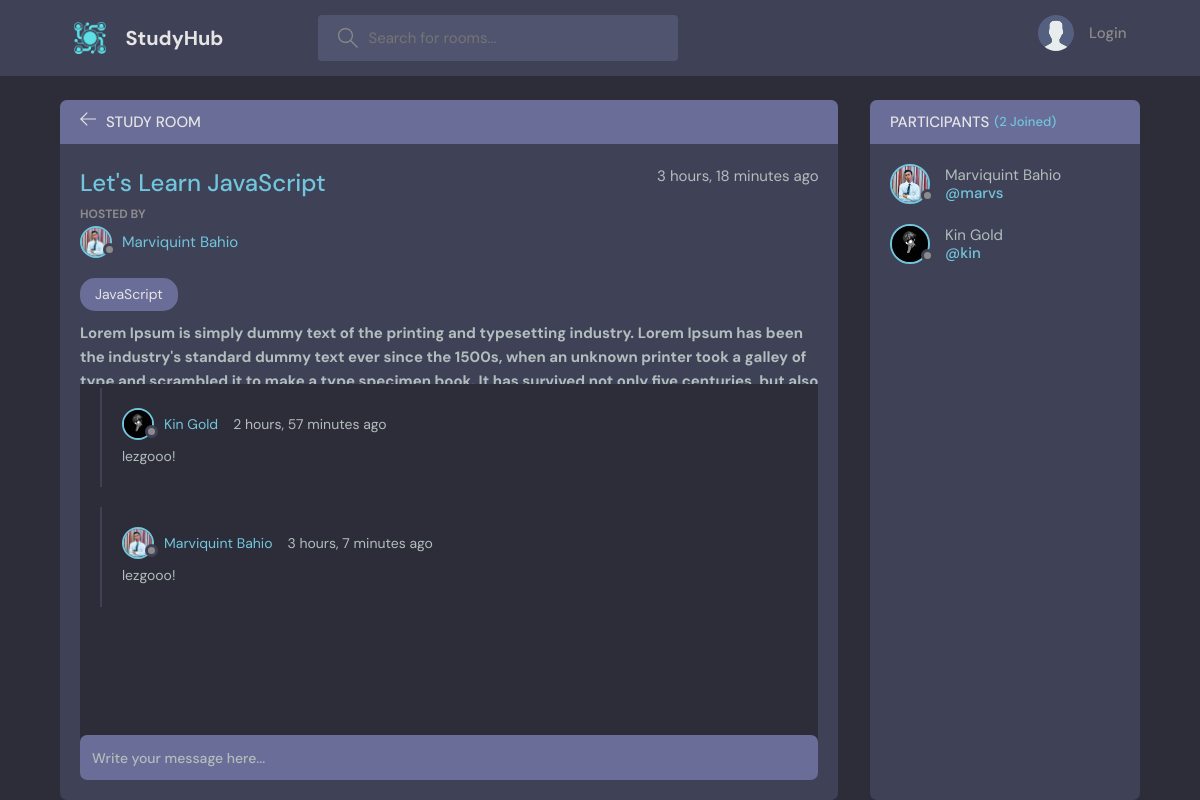
The page /room/1/ on the database its author committed.
### base/models.py (models this page shows, shortened)
class Room(models.Model):
    host=   models.ForeignKey(User, on_delete=models.SET_NULL, null=True)
    topic= models.ForeignKey(Topic, on_delete=models.SET_NULL, null=True)
    name = models.CharField(max_length=200)
    description = models.TextField(null=True, blank=True)
    participants = models.ManyToManyField(User, related_name='participants', blank=True)
    updated = models.DateTimeField(auto_now=True)
    created = models.DateTimeField(auto_now_add=True)
    class Meta:
        ordering = ['-updated', '-created']

class User(AbstractUser):
    name = models.CharField(max_length=200, null=True)
    email = models.EmailField(unique=True, null=True)
    bio = models.TextField(max_length=200, null=True, blank=True)
    avatar= models.ImageField(null=True, default="avatar.svg")
    USERNAME_FIELD = 'email'
    REQUIRED_FIELDS = []

class Topic(models.Model):
    name = models.CharField(max_length=200)
    def __str__(self):
        return self.name

class Message(models.Model):
    user = models.ForeignKey(User, on_delete=models.CASCADE)
    room = models.ForeignKey(Room, on_delete=models.CASCADE)
    body = models.TextField()
    updated = models.DateTimeField(auto_now=True)
    created = models.DateTimeField(auto_now_add=True)
    class Meta:
        ordering = ['-updated', '-created']

### base/views.py (the view, shortened to what this page needs)
# urls.py: path('room/<str:pk>/', views.room, name='room'),
def room(request, pk):
    room = Room.objects.get(id=pk)
    room_messages = room.message_set.all()
    participants = room.participants.all()
    context = {'room': room, 'room_messages': room_messages, 'participants': participants}
    return render(request, 'base/room.html', context)

### base/templates/base/room.html (shortened to what this page needs)
{% extends 'main.html' %}
{% block content %}
<main class="profile-page layout layout--2">
  <div class="container">
    <div class="room">
      <div class="room__top">
        <div class="room__topLeft">
          <a href="{{request.META.HTTP_REFERER}}">
            <svg version="1.1" xmlns="http://www.w3.org/2000/svg" width="32" height="32" viewBox="0 0 32 32">
              <title>arrow-left</title>
              <path
                d="M13.723 2.286l-13.723 13.714 13.719 13.714 1.616-1.611-10.96-10.96h27.625v-2.286h-27.625l10.965-10.965-1.616-1.607z">
              </path>
            </svg>
          </a>
          <h3>Study Room</h3>
        </div>
      </div>
      <div class="room__box scroll">
        <div class="room__header scroll">
          <div class="room__info">
            <h3>{{room.name}}</h3>
            <span>{{room.created|timesince}} ago</span>
          </div>
          <div class="room__hosted">
            <p>Hosted By</p>
            <a href="{% url 'user-profile' room.host.id %}" class="room__author">
              <div class="avatar avatar--small">
                <img src="{{room.host.avatar.url}}" />
              </div>
              <span>{{room.host.name}}</span>
            </a>
          </div>
          <span class="room__topics">{{room.topic}}</span>
          <h5 class="room__description">{{room.description}}</h5>
        </div>
        <div class="room__conversation">
          <div class="threads scroll">
            {% for message in room_messages %}
            <div class="thread">
              <div class="thread__top">
                <div class="thread__author">
                  <a href="{% url 'user-profile' message.user.id %}" class="thread__authorInfo">
                    <div class="avatar avatar--small">
                      <img src="{{message.user.avatar.url}}" />
                    </div>
                    <span>{{message.user.name}}</span>
                  </a>
                  <span class="thread__date">{{message.created|timesince}} ago</span>
                </div>
              </div>
              <div class="thread__details">
                {{message.body}}
              </div>
            </div>
            {% endfor %}
          </div>
        </div>
      </div>
      <div class="room__message">
        <form action="" method="POST">
          <input name="body" placeholder="Write your message here..." />
        </form>
      </div>
    </div>
    <div class="participants">
      <h3 class="participants__top">Participants <span>({{participants.count}} Joined)</span></h3>
      <div class="participants__list scroll">
        {% for user in participants %}
        <a href="{%  url 'user-profile' user.id %}" class="participant">
          <div class="avatar avatar--medium">
            <img src="{{user.avatar.url}}" />
          </div>
          <p>
            {{user.name}}
            <span>@{{user.username}}</span>
          </p>
        </a>
        {% endfor %}
      </div>
    </div>
  </div>
</main>
{% endblock content %}

### rows shown on the page
Room: name "Let's Learn JavaScript", created "3 hours, 18 minutes", host.avatar (picture), host.name "Marviquint Bahio", topic "JavaScript", description "Lorem Ipsum is simply dummy text of the printing and typesetting industry. Lorem Ipsum has been the industry's standard dummy text ever since the 1500s, when an unknown printer took a galley of…"
Message: user.avatar (picture), user.name "Kin Gold", created "2 hours, 57 minutes", body "lezgooo!"
Message: user.avatar (picture), user.name "Marviquint Bahio", created "3 hours, 7 minutes", body "lezgooo!"
User: avatar (picture), name "Marviquint Bahio", username "marvs"
User: avatar (picture), name "Kin Gold", username "kin"

### other values the page prints
{{ participants.count }} "2"
